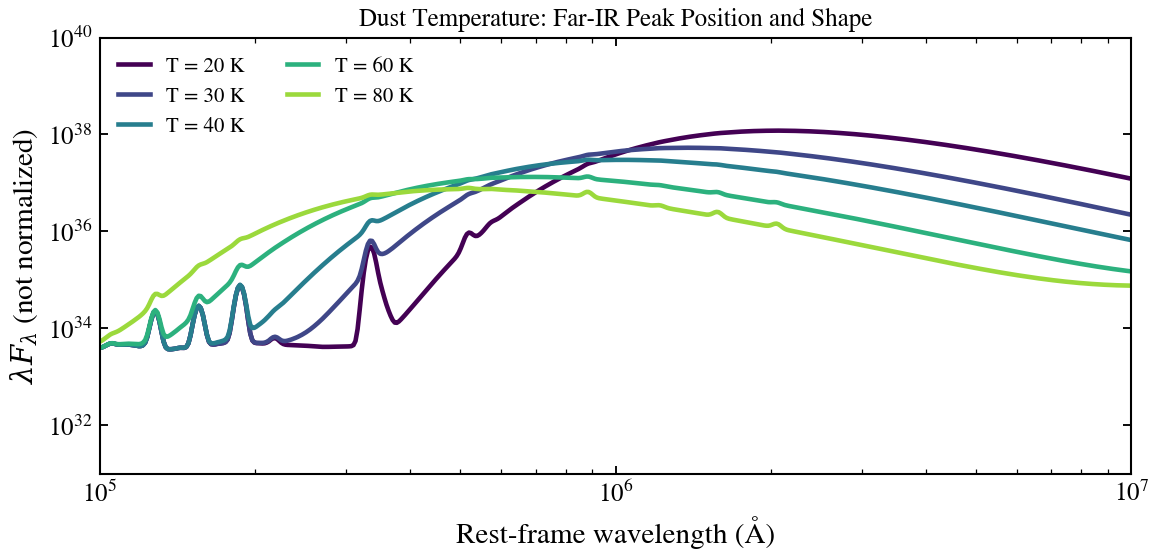

Write Python code to recreate this figure.
"""
Modified Blackbody Dust Temperature
====================================

Dust temperature T sets the far-infrared peak via Wien's displacement law.
Higher T shifts the peak blueward into the mid-IR; lower T shifts it
redward toward the submillimeter.

.. sphx-glr-precomputed-img:

.. image:: images/sphx_glr_plot_dust_T_sweep_001.png
   :alt: plot_dust_T_sweep
   :class: sphx-glr-single-img

"""

import matplotlib.pyplot as plt

from tengri import FIXED, SEDModel, load_ssp, recipes
from tengri.analysis.plotting import SWEEP_CMAPS, sweep_parameter
from tengri.plot import setup_style

setup_style()

recipe = recipes.dust_demo()
recipe["dust"]["emission"] = {
    "type": "modified_blackbody",
    "*": FIXED,
    "T": 35.0,
    "beta_ir": 1.6,
}
model = SEDModel.build(ssp_data=load_ssp(), **recipe)

fig, ax = plt.subplots(figsize=(8, 5))
sweep_parameter(
    model,
    "dust_T",
    [20, 30, 40, 60, 80],
    ax=ax,
    cmap=SWEEP_CMAPS["dust"],
    label_fmt=r"T = {:.0f} K",
    wave_range=(1e5, 1e7),
    normalize_at=None,
)
ax.set(
    xscale="log",
    yscale="log",
    ylim=(1e31, 1e40),
    title="Dust Temperature: Far-IR Peak Position and Shape",
    ylabel=r"$\lambda F_\lambda$ (not normalized)",
)
fig.tight_layout()
plt.savefig("plot_dust_T_sweep.png", dpi=150, bbox_inches="tight")
plt.show()
